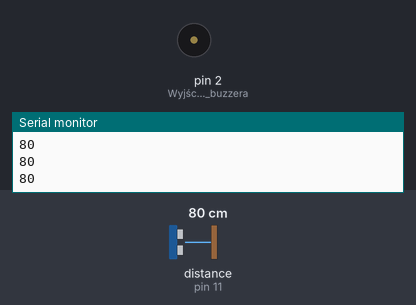
A sketch run on a simulated Arduino Uno, built with avr-gcc and run on an emulated ATmega328P. On the bench: buzzer (waves = sounding, pin HIGH), the last lines printed to the serial monitor. Wiring (inferred from the names in the program): ultrasonic range finder: trigger pin 12; echo pin 11. Inputs (shaded band) come from the test bench; at power-on: distance to the obstacle (sensor on pin 11) 80 cm. The echo pulse lasts 58.3 µs per cm; pins used as bus, display or sensor lines are not drawn.

Above: at 1.2 s.
1.3 s: distance to the obstacle (sensor on pin 11) set to 28 cm
2.8 s: distance to the obstacle (sensor on pin 11) set to 23 cm
At 3.3 s:
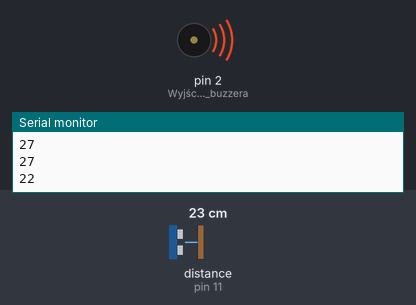
4.5 s: distance to the obstacle (sensor on pin 11) set to 12 cm
6.0 s: distance to the obstacle (sensor on pin 11) set to 9 cm
At 7.2 s:
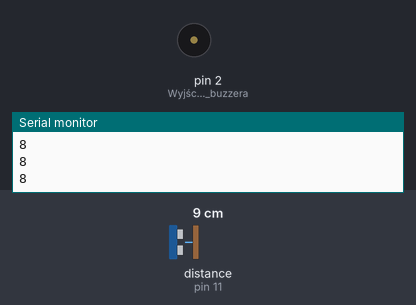
7.5 s: distance to the obstacle (sensor on pin 11) set to 18 cm
At 8.9 s:
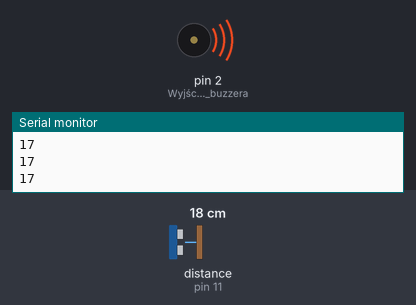
Timing chart, 0 to 10.0 s (numbered marks = the images above; inputs shaded):
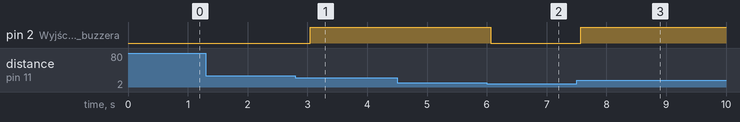

The sketch:

Arduino_Podstawy_Pomiar_Odleglosci_i_Buzzer.ino
```cpp
#define trigPin 12
#define echoPin 11

void setup() {
  Serial.begin(9600);
  pinMode(trigPin, OUTPUT); //Pin, do którego podłączymy trig jako wyjście
  pinMode(echoPin, INPUT); //a echo, jako wejście
  pinMode(2, OUTPUT); //Wyjście dla buzzera

}

int zmierzOdleglosc(){
  long czas, dystans;

  digitalWrite(trigPin, LOW);
  delayMicroseconds(2);
  digitalWrite(trigPin, HIGH);
  delayMicroseconds(10);
  digitalWrite(trigPin, LOW);

  czas = pulseIn(echoPin, HIGH);
  dystans = czas / 58;

  return dystans;
}

void zakres(int a, int b) {
  int jakDaleko = zmierzOdleglosc();
  if ((jakDaleko > a) && (jakDaleko < b)) {
      digitalWrite(2, HIGH); //Włączamy buzzer
  } else {
      digitalWrite(2, LOW); //Wyłączamy buzzer, gdy obiekt poza zakresem
  }
}


void loop() {

  Serial.println(zmierzOdleglosc());
  zakres(10, 25);

  delay(500);
}
```

Measured:
- the behaviour switches between 25 and 24 cm on distance to the obstacle (sensor on pin 11) (found by bisection; images 0 and 1)
- the behaviour switches between 11 and 10 cm on distance to the obstacle (sensor on pin 11) (found by bisection; images 1 and 2)
- after the input at 2.8 s, pin 2 (Wyjście_dla_buzzera): LOW → HIGH after 0.25 s
- after the input at 6.0 s, pin 2 (Wyjście_dla_buzzera): HIGH → LOW after 0.07 s
- after the input at 7.5 s, pin 2 (Wyjście_dla_buzzera): LOW → HIGH after 0.07 s
